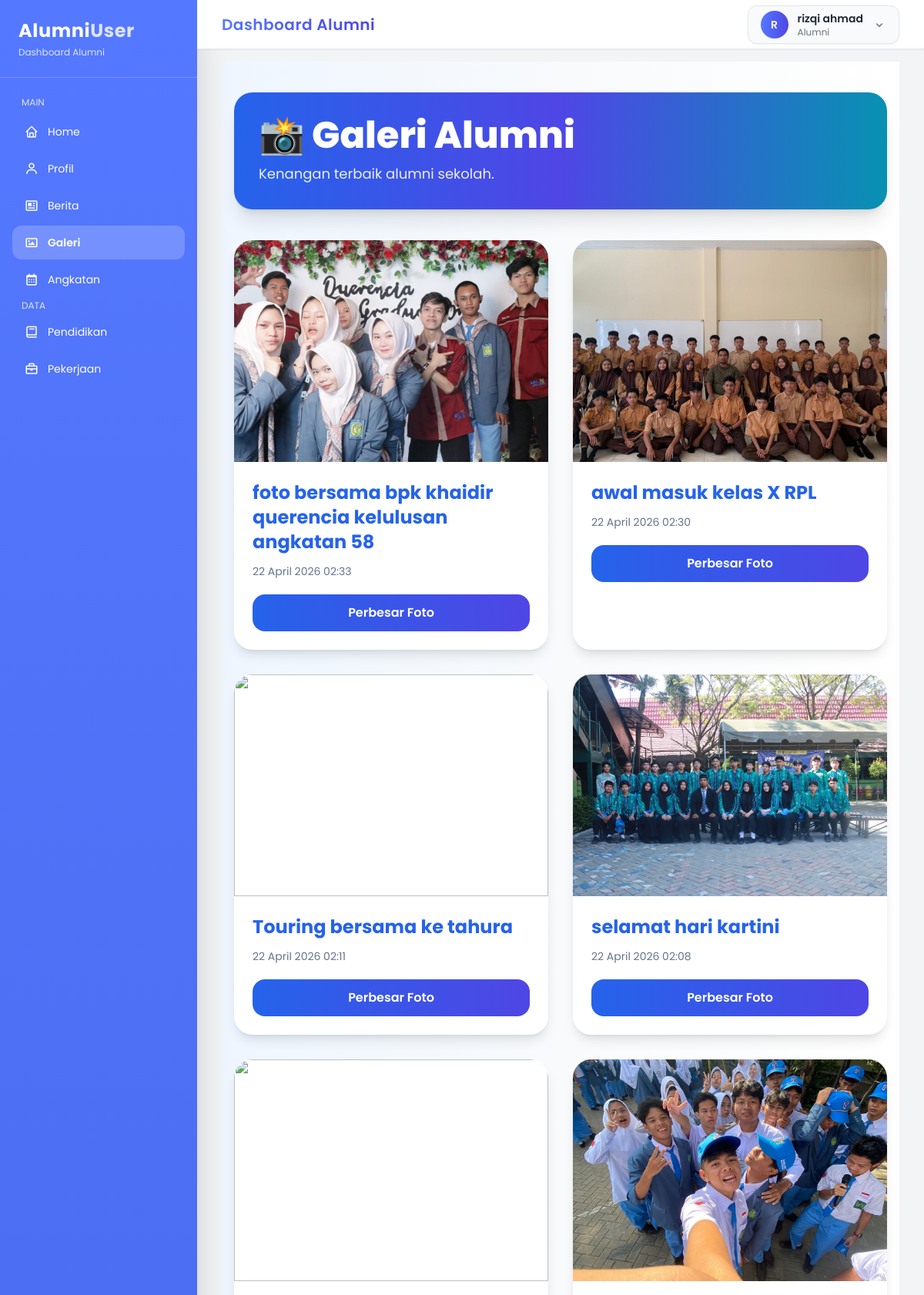
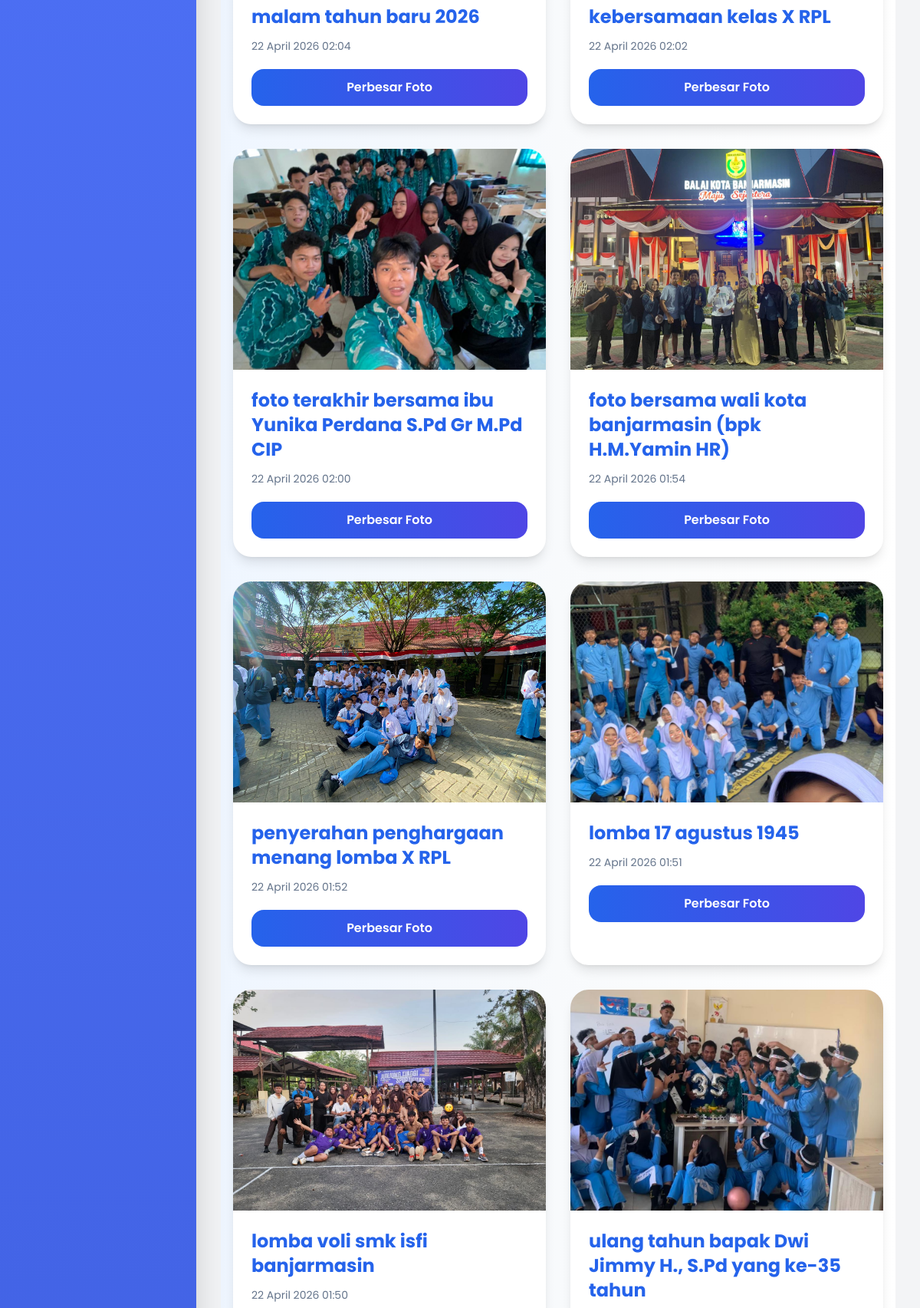
Page /dashboard_alumni.php?page=galeri (signed in, upper part) on the committed database (2 pictures, top to bottom).
### tables this page shows
CREATE TABLE `galeri` (
  `id` int NOT NULL,
  `judul` varchar(255) DEFAULT NULL,
  `file` varchar(255) DEFAULT NULL,
  `tipe` enum('foto','video') DEFAULT NULL,
  `created_at` timestamp NULL DEFAULT CURRENT_TIMESTAMP
);

### pages/alumni/galeri/galeri.php (the view, shortened to what this page needs)
<?php
include 'config/koneksi.php';
$id_user = $_SESSION['user_id'] ?? 0;
$q = mysqli_query($conn,"
    SELECT user.*, alumni.jenis_kelamin
    FROM user
    LEFT JOIN alumni ON alumni.user_id = user.id
    WHERE user.id = '$id_user'
");
$user = mysqli_fetch_assoc($q);
$jk = strtoupper($user['jenis_kelamin'] ?? 'L');
if($jk == 'P'){
    $bg1 = 'from-pink-500';
    $bg2 = 'via-rose-500';
    $bg3 = 'to-fuchsia-600';
    $btn = 'from-pink-500 to-rose-500';
    $judul = 'text-pink-600';
    $bgPage = 'from-pink-50 via-rose-50 to-white';
}else{
    $bg1 = 'from-blue-600';
    $bg2 = 'via-indigo-600';
    $bg3 = 'to-cyan-600';
    $btn = 'from-blue-600 to-indigo-600';
    $judul = 'text-blue-600';
    $bgPage = 'from-blue-50 via-slate-50 to-white';
}
?>
<div class="min-h-screen bg-gradient-to-r <?= $bgPage ?> py-10">
<div class="max-w-7xl mx-auto px-4">
    <div class="mb-10 rounded-3xl p-8 text-white shadow-xl
                bg-gradient-to-r <?= $bg1 ?> <?= $bg2 ?> <?= $bg3 ?>">
        <h1 class="text-5xl font-extrabold mb-3 flex items-center gap-3">
            📸 Galeri Alumni
        </h1>
        <p class="text-white/90 text-lg">
            Kenangan terbaik alumni sekolah.
        </p>
    </div>
    <div class="grid md:grid-cols-2 xl:grid-cols-3 gap-8">
        <?php
        $data = mysqli_query($conn,"SELECT * FROM galeri ORDER BY id DESC");
        while($d = mysqli_fetch_array($data)){
        ?>
        <div class="group bg-white rounded-3xl overflow-hidden shadow-lg
                    hover:shadow-2xl transition duration-500 hover:-translate-y-2">
            <div class="relative overflow-hidden cursor-pointer"
                 onclick="openModal('/SISTEM_ALUMNI/uploads/<?php echo $d['file'];?>','<?php echo htmlspecialchars($d['judul']); ?>')">
            </div>
            <div class="p-6">
                <h2 class="text-2xl font-bold <?= $judul ?> mb-3">
                    <?php echo $d['judul']; ?>
                </h2>
                <p class="text-slate-500 text-sm mb-5">
                    <?php echo date('d F Y H:i', strtotime($d['created_at'])); ?>
                </p>
                <button
                onclick="openModal('/SISTEM_ALUMNI/uploads/<?php echo $d['file'];?>','<?php echo htmlspecialchars($d['judul']); ?>')"
                class="w-full py-3 rounded-2xl font-semibold text-white
                       bg-gradient-to-r <?= $btn ?> hover:scale-105 transition">
                    Perbesar Foto
                </button>
            </div>
        </div>
        <?php } ?>
    </div>
</div>
</div>

### rows in the picture
galeri: judul "foto bersama bpk khaidir querencia kelulusan angkatan 58", created_at "22 April 2026 02:33"
galeri: judul "awal masuk kelas X RPL", created_at "22 April 2026 02:30"
galeri: judul "Touring bersama ke tahura", created_at "22 April 2026 02:11"
galeri: judul "selamat hari kartini", created_at "22 April 2026 02:08"
galeri: judul "malam tahun baru 2026", created_at "22 April 2026 02:04"
galeri: judul "kebersamaan kelas X RPL", created_at "22 April 2026 02:02"
galeri: judul "foto terakhir bersama ibu Yunika Perdana S.Pd Gr M.Pd CIP", created_at "22 April 2026 02:00"
galeri: judul "foto bersama wali kota banjarmasin (bpk H.M.Yamin HR)", created_at "22 April 2026 01:54"
galeri: judul "penyerahan penghargaan menang lomba X RPL", created_at "22 April 2026 01:52"
galeri: judul "lomba 17 agustus 1945", created_at "22 April 2026 01:51"
galeri: judul "lomba voli smk isfi banjarmasin", created_at "22 April 2026 01:50"
galeri: judul "ulang tahun bapak Dwi Jimmy H., S.Pd yang ke-35 tahun"

### other values in the picture
substr($_SESSION['fullname'],0,1) "R"
$_SESSION['fullname'] "rizqi ahmad"
